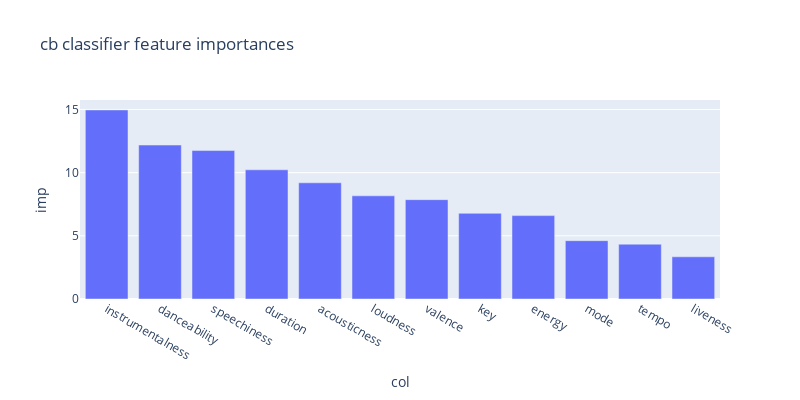

Notebook code cell kept with this figure:
### Code cell
feature_imp= pd.DataFrame({'col': df[features_col].columns,'imp': ctb_model.get_feature_importance()}).sort_values(by='imp',ascending=False)
px.bar(feature_imp,title='cb classifier feature importances',x = 'col', y ='imp', width=800, height=400)

### Figure 1 — Plotly figure (JSON) as saved in the notebook; plotly's stock layout.template omitted (floating-point values rounded to 4 significant figures)
{"data": [{"alignmentgroup": "True", "hovertemplate": "col=%{x}<br>imp=%{y}<extra></extra>", "legendgroup": "", "marker": {"color": "#636efa", "pattern": {"shape": ""}}, "name": "", "offsetgroup": "", "orientation": "v", "showlegend": false, "textposition": "auto", "type": "bar", "x": ["instrumentalness", "danceability", "speechiness", "duration", "acousticness", "loudness", "valence", "key", "energy", "mode", "tempo", "liveness"], "xaxis": "x", "y": [14.96, 12.18, 11.75, 10.22, 9.194, 8.164, 7.861, 6.78, 6.599, 4.616, 4.336, 3.34], "yaxis": "y"}], "layout": {"barmode": "relative", "height": 400, "legend": {"tracegroupgap": 0}, "title": {"text": "cb classifier feature importances"}, "width": 800, "xaxis": {"anchor": "y", "domain": [0, 1], "title": {"text": "col"}}, "yaxis": {"anchor": "x", "domain": [0, 1], "title": {"text": "imp"}}}}
